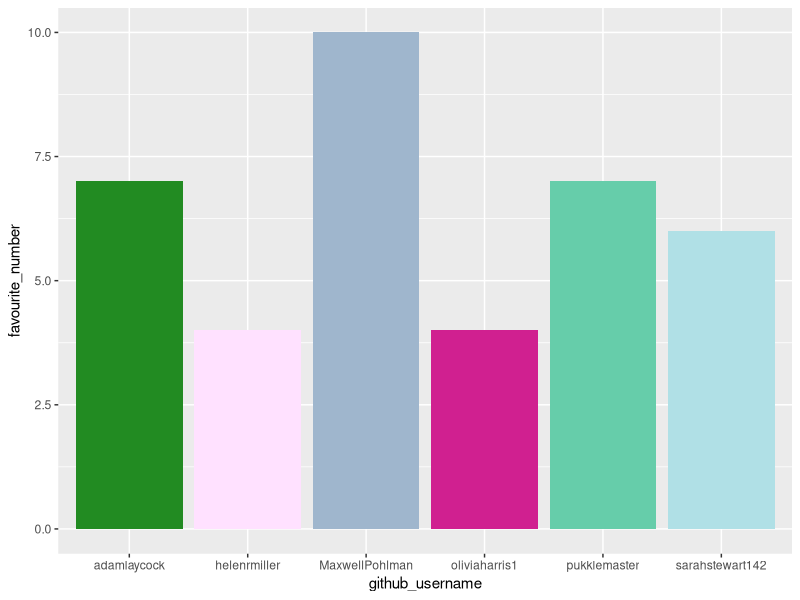
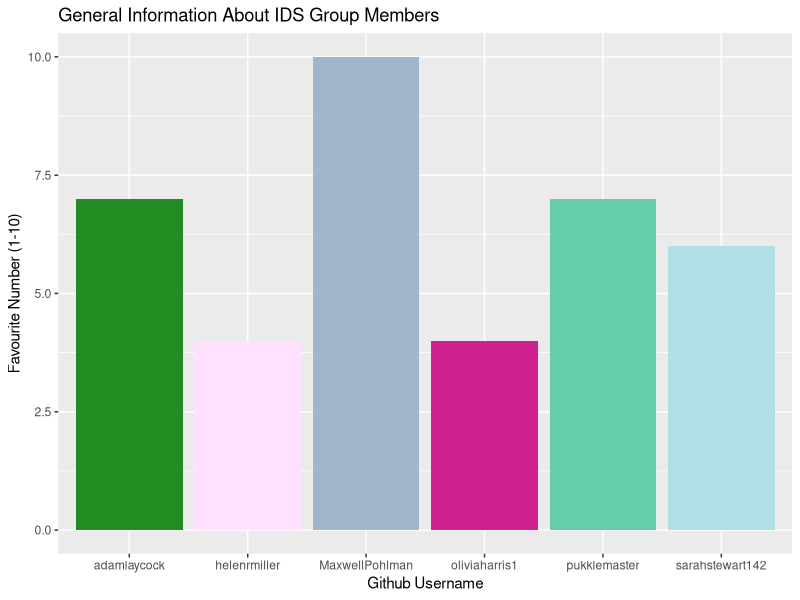
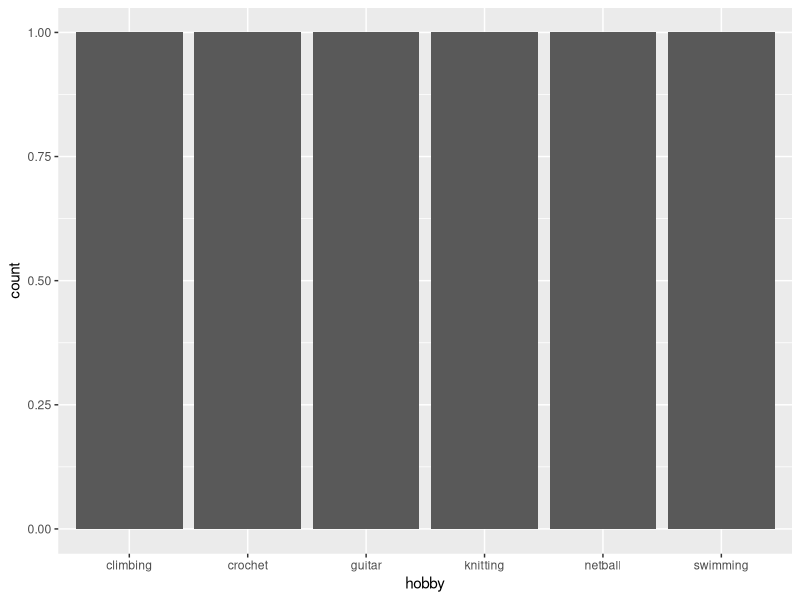

Recreate these plots in R, in order.
## ---- chunk 1
library(tidyverse) 
## ---- chunk 2
team_data <- tibble(
  name = c("Andrew", "Helen", "Adam", 
           "Max", "Sarah", "Liv"),
  github_username = c("pukklemaster", "helenrmiller", "adamlaycock", 
                      "MaxwellPohlman", "sarahstewart142", "oliviaharris1"), 
  colour = c("mediumaquamarine", "thistle1", "forestgreen", 
             "slategray3", "powderblue", "violetred"),
  hobby = c("knitting", "crochet", "guitar", 
            "climbing", "swimming", "netball"),
  favourite_number = c(7, 4, 7, 10, 6, 4)
  )

team_data
## ---- chunk 3
p1 <- ggplot(data = team_data, 
             mapping = aes(x = github_username, 
                           y = favourite_number,
                           fill = colour), 
             ) +
   geom_col() +
   scale_fill_identity()
p1
## ---- chunk 4
p1 + labs(x = "Github Username", 
          y = "Favourite Number (1-10)",
          title = "General Information About IDS Group Members")
## ---- chunk 5
p2 <- ggplot(team_data, aes(x = hobby)) +
  geom_bar()
p2
